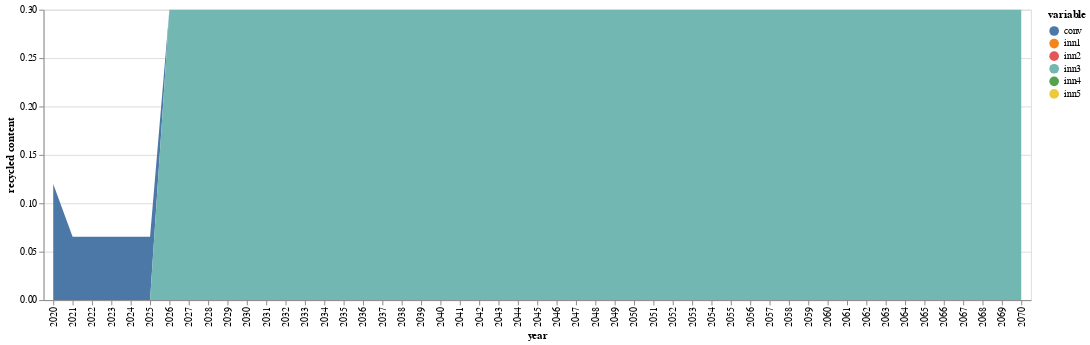

The notebook cell this image was saved under:
### Code cell
function conventional(t)
    return initial[1,5]*(1-sum(JuMP.values.(xk)[k] for k in 1:nrow(compromise) if t>JuMP.values.(tk)[k]))
end

function innovation(i,t)
    if i==1
        return sum(JuMP.values.(xk)[k]*(compromise[k,5]) for k=1:mapki[i,2] if t>JuMP.values.(tk)[k])
    else
        return sum(JuMP.values.(xk)[k]*(compromise[k,5]) for k=mapki[i-1,2]:mapki[i,2] if t>JuMP.values.(tk)[k])
    end
end

conv=zeros(51)

conv[1]=initial[1,5]
inn_co2=zeros(5,51)

for inn in 1:5
    inn_co2[inn,1]=0
end

for i in 2:51
    conv[i]=conventional(i)
    for inn in 1:5
        inn_co2[inn,i]=innovation(inn,i)
    end
end
conv

sNames = ["conv","inn1","inn2","inn3","inn4","inn5"]
xLabels = []
for i in 2020:2070
    push!(xLabels,string(i))
end

df = DataFrame(year=xLabels, conv=conv, inn1=inn_co2[1,:],inn2=inn_co2[2,:],inn3=inn_co2[3,:],inn4=inn_co2[4,:],inn5=inn_co2[5,:])

df |> stack |> @vlplot(:area, x=:year, y={:value, stack=:zero, title="recycled content"}, color="variable:n",ylab="circularity")

### Figure 1 — Vega-Lite specification as saved in the notebook (floating-point values rounded to 4 significant figures; data arrays with more than 128 entries replaced by an {"elided": "..."} marker saying what was removed)
{"data": {"values": {"elided": "306 records"}}, "encoding": {"color": {"field": "variable", "type": "nominal"}, "x": {"field": "year"}, "y": {"field": "value", "stack": "zero", "title": "recycled content", "type": "quantitative"}}, "mark": "area", "ylab": "circularity"}
